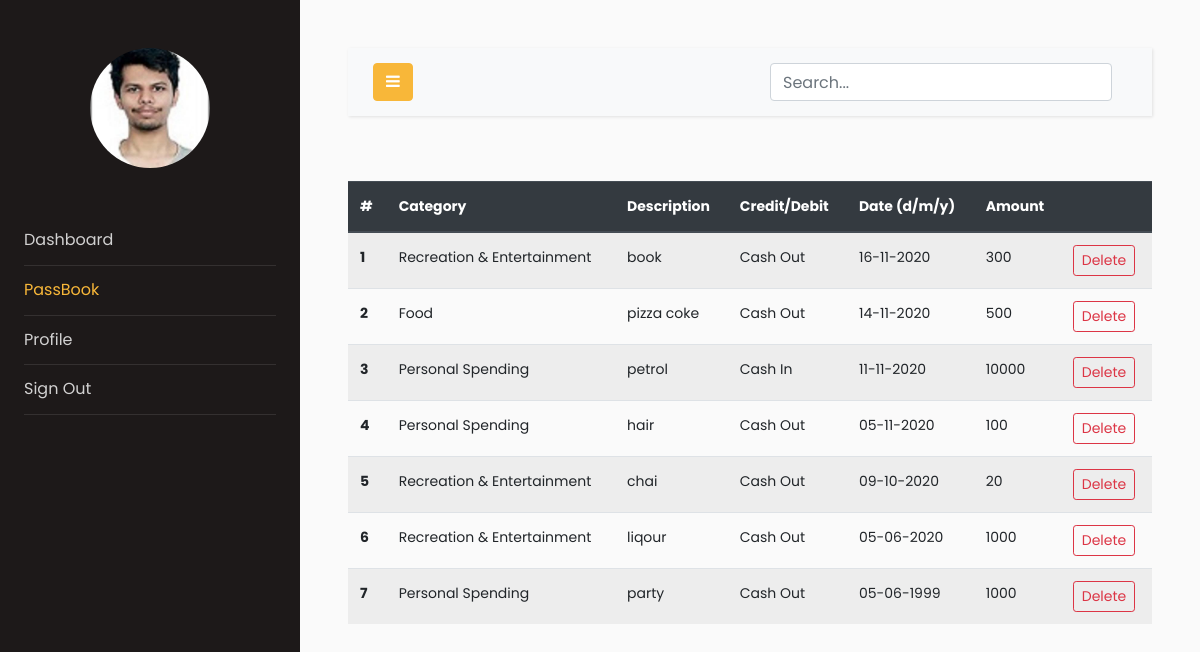
The page /passbook (signed in) on the database as committed earlier.
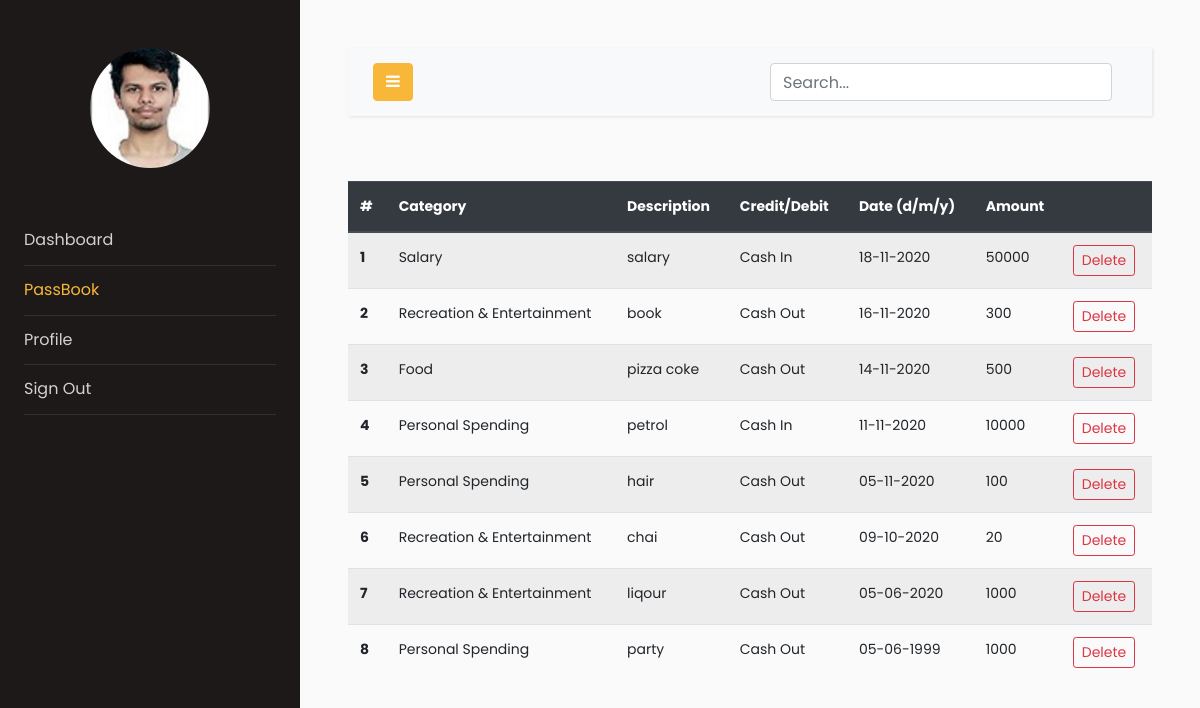
The same page on the database as committed later.
### models.py (models this page shows, shortened)
class Users(db.Model, UserMixin):
    __tablename__ = "users"
    id = db.Column(db.Integer, primary_key=True)
    email = db.Column(db.String(64), unique=True, index=True)
    name = db.Column(db.String(64))
    pasword_hash = db.Column(db.String(128))
    income = db.Column(db.Integer)
    budget = db.Column(db.Integer)
    profile_image = db.Column(db.String(128), nullable=False, default='default_profile.png')
    trans = db.relationship('Transactions', backref='User', lazy='dynamic')

class Transactions(db.Model):
    __searchable__ = ['description','cat','amount','date']
    users = db.relationship(Users)
    id = db.Column(db.Integer, primary_key=True)
    cashFlow = db.Column(db.Integer)
    amount = db.Column(db.Integer)
    description = db.Column(db.String(64))
    cat = db.Column(db.String(64))
    date = db.Column(db.DateTime)
    userId = db.Column(db.Integer, db.ForeignKey('users.id'), nullable=False)

### app.py (the view)
@app.route("/passbook", methods=["GET", "POST"])
@login_required
def passbook():
    uid = current_user.id
    trans_data = Transactions.query.filter_by(userId=uid).order_by(
        Transactions.date.desc()
    )
    return render_template("passbook.html", trans_data=trans_data)

### models.py (called while the page is built)
@login_manager.user_loader
def load_user(user_id):
    return Users.query.get(user_id)

### templates/passbook.html (shortened to what this page needs)
<!doctype html>
<html lang="en">
<head>
    <link rel="stylesheet" href="https://stackpath.bootstrapcdn.com/font-awesome/4.7.0/css/font-awesome.min.css">
<link rel="stylesheet" href="{{ url_for('static', filename='css1/style.css') }}">
</head>
<body>
    <div class="wrapper d-flex align-items-stretch">
        <nav id="sidebar">
            <div class="p-4 pt-5">
                <a href="#" class="img logo rounded-circle mb-5" style="background-image: url({{url_for('static',filename='profile_pics/'+current_user.profile_image)}})"></a>
                <ul class="list-unstyled components mb-5">
                    <li>
                        <a href="{{url_for('dashboard')}}">Dashboard</a>
                    </li>
                    <li class="active">
                        <a href="{{url_for('passbook')}}">PassBook</a>
                    </li>
                    <li>
                        <a href="{{url_for('profile')}}">Profile</a>
                    </li>
                    <li>
                        <a href="{{url_for('logout')}}">Sign Out</a>
                    </li>
                </ul>
            </div>
        </nav>
        <div id="content" class="p-4 p-md-5">
            <nav class="navbar navbar-expand-lg navbar-light bg-light">
                <div class="container-fluid">
                    <button type="button" id="sidebarCollapse" class="btn btn-primary">
                        <i class="fa fa-bars"></i>
                    </button>
                    <form action="search" , method="GET">
                        <div class="container h-50">
                            <div class="d-flex justify-content-center h-100">
                                <input type="search" class="form-control ds-input" id="search-input" name="query" placeholder="Search..." aria-label="Search for..."
                                    autocomplete="off" data-docs-version="4.5" spellcheck="false" role="combobox" aria-autocomplete="list"
                                    aria-expanded="false" aria-owns="algolia-autocomplete-listbox-0" dir="auto"
                                    style="position: relative; vertical-align: top;">
                            </div>
                        </div>
                    </form>
                </div>
            </nav>
            <br>
            <table class="table table-striped">
                <thead class="thead-dark">
                    <tr>
                        <th scope="col">#</th>
                        <th scope="col">Category</th>
                        <th scope="col">Description</th>
                        <th scope="col">Credit/Debit</th>
                        <th scope="col">Date (d/m/y)</th>
                        <th scope="col">Amount</th>
                        <th scope="col"></th>
                    </tr>
                </thead>
                <tbody>
                    {%for r in trans_data%}
                    <tr>
                        <th scope="row">{{loop.index0 + 1}}</th>
                        <td>{{r.cat}}</td>
                        <td>{{r.description}}</td>
                        {%if r.cashFlow == 1 %}
                        <td>Cash In</td>
                        {%else%}
                        <td>Cash Out</td>
                        {%endif%}
                        <td>{{r.date.strftime('%d-%m-%Y')}}</td>
                        <td>{{r.amount}}</td>
                        <td><button type="button" class="btn btn-outline-danger btn-sm" data-toggle="modal" data-target="#del{{r.id}}">
                            Delete
                        </button></td>
                    </tr>
                    {%endfor%}
                </tbody>
            </table>
        </div>
    </div>
</body>
</html>

Rows that differ between the two databases and show on the page:
added Transactions: cat "Salary", description "salary", cashFlow "Cash In", date "18-11-2020", amount "50000"
